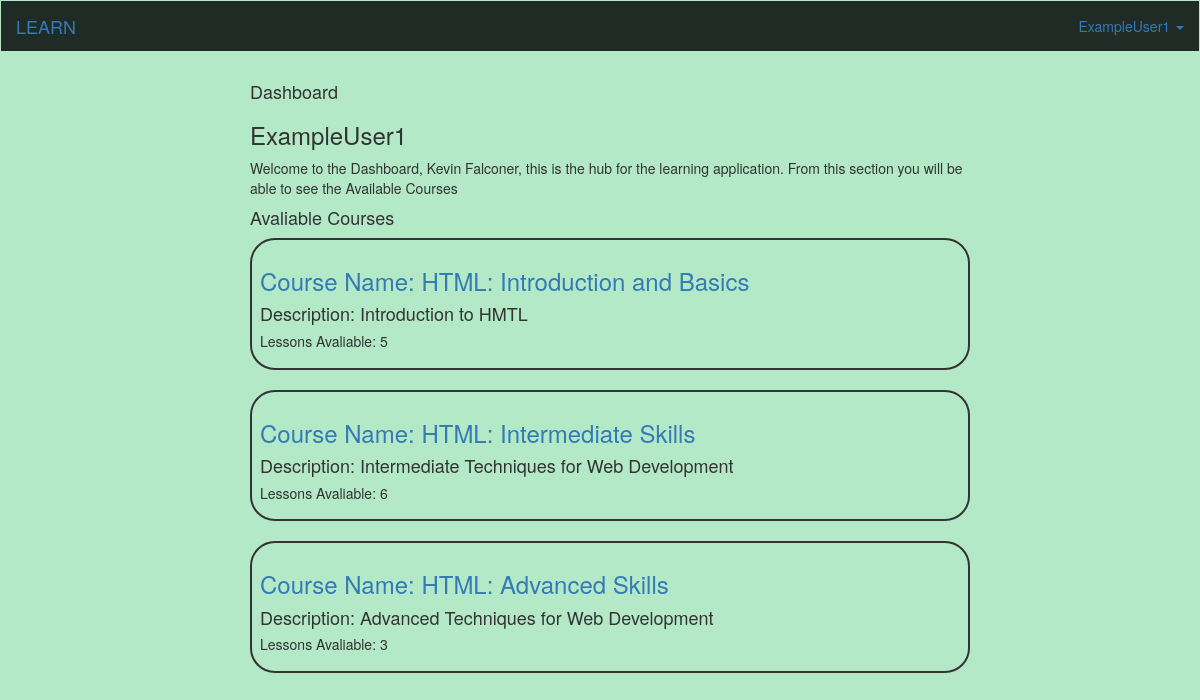
Page /dashboard/ExampleUser1/ (signed in) on the committed database.
### application.py (models this page shows, shortened)
class User(UserMixin, db.Model):
    id = db.Column(db.Integer, primary_key=True)
    firstname = db.Column('firstname', db.String(20), index=True)
    lastname = db.Column('lastname', db.String(20), index=True)
    email = db.Column('email', db.String(50), unique=True, index=True)
    username = db.Column('username', db.String(20), unique=True, index=True)
    password = db.Column('password', db.String(20))

class Course(db.Model):
    __tablename__ = 'course'
    courseid = db.Column(db.Integer, primary_key=True, unique=True)
    coursename = db.Column('coursename', db.String(20), index=True)
    description = db.Column('description', db.String(500), index=True)
    lessons = db.Column(db.Integer, index=True)

### application.py (the view)
@app.route('/dashboard/<username>/')
@login_required
def dashboard(username):
    user = User.query.filter_by(username=username).first()
    if username != current_user.username:
        return redirect(url_for('.dashboard', username=current_user.username))
    return render_template('dashboard.html', user=user, courses=Course.query.all())

### application.py (called while the page is built)
@login_manager.user_loader
def load_user(user_id):
    return User.query.filter(User.id == int (user_id)).first()

### templates/dashboard.html (shortened to what this page needs)
<html>
<head>
        <link rel="stylesheet" href="https://maxcdn.bootstrapcdn.com/bootstrap/3.3.7/css/bootstrap.min.css">
</head>
<body>
<nav class="navbar navbar-expand-sm bg-dark navbar-dark">
  <div class="container-fluid">
    <div class="navbar-header">
            <a class="navbar-brand">LEARN</a>
    </div>
    <ul class="nav navbar-nav navbar-right">
    <li class="dropdown">
            <a class="dropdown-toggle" data-toggle="dropdown">{{user.username}}</>
        <span class="caret"></span></a>
      </li>
    </ul>
  </div>
</nav>
	<div class="body">
		<h4>Dashboard</h4>
		<h3>{{ user.username}}</h3>
		<p> Welcome to the Dashboard, {{ user.firstname }} {{user.lastname}}, this is the hub for the learning application. From this section you will be able to see the Available Courses</p>
		<h4>Avaliable Courses</h4>
			{% for course in courses %}
			<div class='Course1'>
				<h3><a href='course/{{course.courseid}}'>Course Name: {{ course.coursename }}</a></h3>
				<h4>Description: {{course.description}}	</h4>		<h5>Lessons Avaliable: {{course.lessons}}</h5>
			</div>
			<br>
			{% endfor %}
	</div>
</body>
</html>

### templates/dashboard.html (style rules this page uses)
body { background-color: B3E9C7; }
.container-fluid { background-color:212B25; }
.body { width: 60%; position: absolute; left: 250px; }
.course1 { border-radius: 25px; border: 2px solid; padding: 8px; }

### rows in the picture
User: username "ExampleUser1", firstname "Kevin", lastname "Falconer"
Course: coursename "HTML: Introduction and Basics", description "Introduction to HMTL", lessons "5"
Course: coursename "HTML: Intermediate Skills", description "Intermediate Techniques for Web Development", lessons "6"
Course: coursename "HTML: Advanced Skills", description "Advanced Techniques for Web Development", lessons "3"
